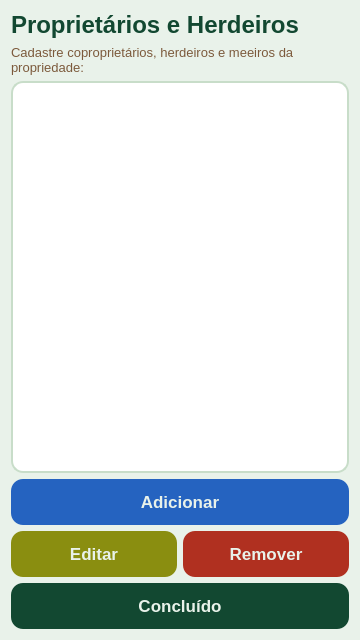
<?xml version="1.0" encoding="UTF-8"?>
<ui version="4.0">
 <class>Form</class>
 <widget class="QWidget" name="Form">
  <property name="geometry"><rect><x>0</x><y>0</y><width>360</width><height>640</height></rect></property>
  <property name="minimumSize"><size><width>360</width><height>640</height></size></property>
  <property name="maximumSize"><size><width>360</width><height>640</height></size></property>
  <property name="windowTitle"><string>Form</string></property>
  <property name="styleSheet">
   <string notr="true">QWidget { background-color: #E9F2EA; font-family: &quot;Roboto Flex&quot;; }
QPushButton { background-color: #124831; color: #E9F2EA; font-family: &quot;Roboto Flex&quot;; font-weight: 700; font-size: 17px; border-radius: 12px; padding: 13px; border: none; }
QPushButton:hover { background-color: #0a3020; }
QPushButton#new_coowner_button { background-color: #2563C0; }
QPushButton#update_coowner_button { background-color: #8a8e10; }
QPushButton#delete_coowner_button { background-color: #b03020; }
QLabel#main_label { font-family: &quot;Roboto Flex&quot;; font-weight: 800; font-size: 24px; color: #124831; }
QLabel#sub_label { font-size: 13px; color: #7C5A3C; }
QListWidget { background-color: #FFFFFF; border: 1.5px solid #c8ddc9; border-radius: 12px; font-size: 14px; padding: 4px; }
QListWidget::item { padding: 10px 8px; border-bottom: 1px solid #e8f0e9; }
QListWidget::item:selected { background-color: #D6E6D4; color: #124831; border-radius: 8px; }</string>
  </property>
  <layout class="QVBoxLayout" name="verticalLayout">
   <item>
    <widget class="QLabel" name="main_label">
     <property name="text"><string>Proprietários e Herdeiros</string></property>
    </widget>
   </item>
   <item>
    <widget class="QLabel" name="sub_label">
     <property name="text"><string>Cadastre coproprietários, herdeiros e meeiros da propriedade:</string></property>
     <property name="wordWrap"><bool>true</bool></property>
    </widget>
   </item>
   <item>
    <widget class="QListWidget" name="coowner_listwidget"/>
   </item>
   <item>
    <widget class="QPushButton" name="new_coowner_button">
     <property name="text"><string>Adicionar</string></property>
    </widget>
   </item>
   <item>
    <layout class="QHBoxLayout">
     <item>
      <widget class="QPushButton" name="update_coowner_button">
       <property name="text"><string>Editar</string></property>
      </widget>
     </item>
     <item>
      <widget class="QPushButton" name="delete_coowner_button">
       <property name="text"><string>Remover</string></property>
      </widget>
     </item>
    </layout>
   </item>
   <item>
    <widget class="QPushButton" name="done_button">
     <property name="text"><string>Concluído</string></property>
    </widget>
   </item>
  </layout>
 </widget>
 <resources/>
 <connections/>
</ui>
